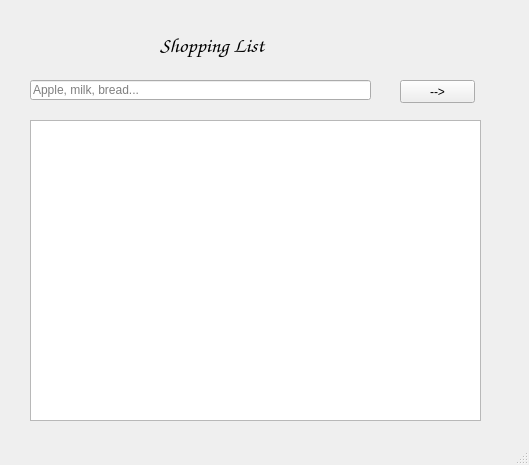
<?xml version="1.0" encoding="UTF-8"?>
<ui version="4.0">
 <class>MainWindow</class>
 <widget class="QMainWindow" name="MainWindow">
  <property name="geometry">
   <rect>
    <x>0</x>
    <y>0</y>
    <width>529</width>
    <height>465</height>
   </rect>
  </property>
  <property name="windowTitle">
   <string>MainWindow</string>
  </property>
  <widget class="QWidget" name="centralwidget">
   <widget class="QPushButton" name="pushButton">
    <property name="geometry">
     <rect>
      <x>400</x>
      <y>80</y>
      <width>75</width>
      <height>23</height>
     </rect>
    </property>
    <property name="text">
     <string>--&gt;</string>
    </property>
   </widget>
   <widget class="QLineEdit" name="lineEdit">
    <property name="geometry">
     <rect>
      <x>30</x>
      <y>80</y>
      <width>341</width>
      <height>20</height>
     </rect>
    </property>
    <property name="placeholderText">
     <string>Apple, milk, bread...</string>
    </property>
   </widget>
   <widget class="QListWidget" name="listWidget">
    <property name="geometry">
     <rect>
      <x>30</x>
      <y>120</y>
      <width>451</width>
      <height>301</height>
     </rect>
    </property>
   </widget>
   <widget class="QLabel" name="label">
    <property name="geometry">
     <rect>
      <x>160</x>
      <y>20</y>
      <width>161</width>
      <height>51</height>
     </rect>
    </property>
    <property name="font">
     <font>
      <family>Comic Sans MS</family>
      <pointsize>16</pointsize>
     </font>
    </property>
    <property name="text">
     <string>&lt;html&gt;&lt;head/&gt;&lt;body&gt;&lt;p&gt;Shopping List&lt;/p&gt;&lt;/body&gt;&lt;/html&gt;</string>
    </property>
   </widget>
  </widget>
  <widget class="QStatusBar" name="statusbar"/>
 </widget>
 <resources/>
 <connections/>
</ui>
